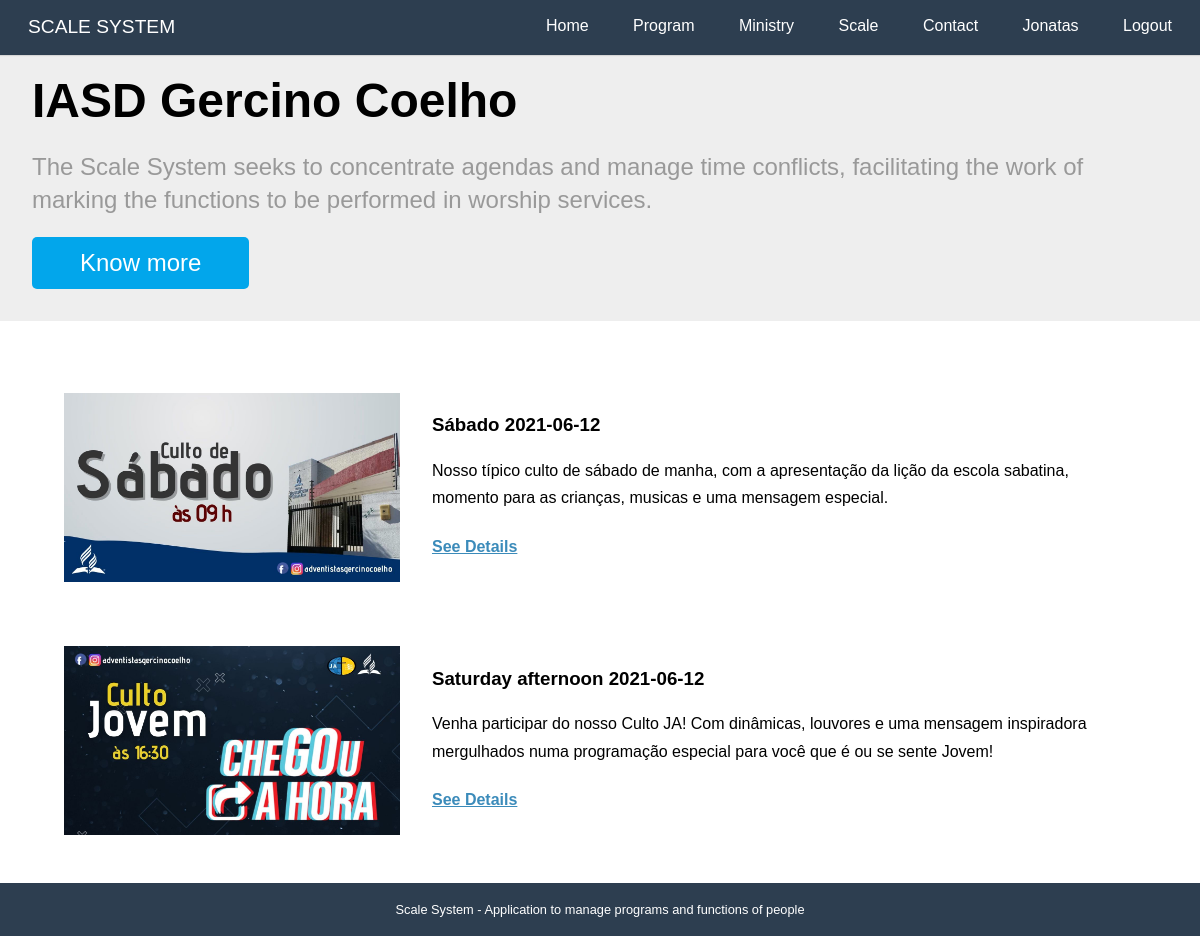
Page / (signed in) on the committed database.
### accounts/models.py (models this page shows, shortened)
class User(AbstractBaseUser, PermissionsMixin):
    username = models.CharField(_('User Name'), max_length=30, unique=True,
        validators = [validators.RegexValidator(re.compile('^[\w.@+-]+$'),
            'O nome de usuário não pode conter letras, digitos ou os seguintes caracteres: @/./+/-/+')])
    email = models.EmailField(_('E-mail'), unique=True)
    name = models.CharField(_('Name'), max_length=100, blank=True)
    is_active = models.BooleanField(_('Is Active?'), blank=True, default=True)
    is_staff = models.BooleanField(_('Is Staff?'), blank=True, default=False)
    date_joined = models.DateTimeField(_('Entry date'), auto_now_add = True)
    first_access = models.BooleanField(_('Already logged in?'), blank=True, default=False)
    objects = UserManager()
    USERNAME_FIELD  = 'username'
    REQUIRED_FIELDS = ['email']
    def __str__(self):
        return self.name or self.username
    def get_full_name(self):
        return str(self)
    def get_first_name(self):
        return self.get_full_name().split()[0]
    class Meta:
        verbose_name= 'Usuário'
        verbose_name_plural = 'Usuários'
        ordering = ['username']

### programs/models.py (models this page shows, shortened)
class Program (models.Model):
    SATURDAY = 'SA'
    SATURDAYAFTERNOON = 'JA'
    WEDNESDAY = 'WE'
    SUNDAY = 'SN'
    FRIDAY = 'FR'
    SPECIAL = 'SP'
    WEEKPFPRAYER = 'WP'
    PROGRAMTYPES = [
        (SATURDAY, _('Saturday')),
        (SATURDAYAFTERNOON, _('Saturday afternoon')),
        (WEDNESDAY, _('Wednesday')),
        (SUNDAY,_('Sunday')),
        (FRIDAY, _('Friday')),
        (SPECIAL, _('Special')),
        (WEEKPFPRAYER,_('Week of Prayer'))
    ]
    name = models.CharField(
        max_length=2,
        choices=PROGRAMTYPES
    )
    description = models.TextField(_('Simple Description'), blank=True)
    date = models.DateField(_("Date"), auto_now=False, auto_now_add=False, null=True,blank=False)
    image = models.ImageField(_("Image"), upload_to='program',null=True,blank=True)
    transmission = models.URLField(_("Transmission Link"), max_length=200,null=True,blank=True)
    room = models.URLField(_("Room Link"), max_length=200,null=True,blank=True)
    presential = models.BooleanField(_("Presential?"),default=False)
    iscription = models.BooleanField(_("Needs subscription?"),default=True)
    created_at = models.DateTimeField(_("Created at"), auto_now_add=True)
    updated_at = models.DateTimeField(_('Updated at'), auto_now=True)
    def typeprogram(self):
        for l in Program.PROGRAMTYPES:
            if l[0] == self.name:
                return _(l[1])
        return ""
    def __str__(self):
        return self.typeprogram() + ((' '+str(self.date)) if self.date else (" " + _("Template")))
    class Meta:
        verbose_name = _("Program")
        verbose_name_plural = _("Programs")
        ordering = ['date']

### core/views.py (the view)
# urls.py: path('', views.home, name='home'),
def home(request):
    context = {'resume': utils.resume_programs()}
    return render(request, "core/home.html", context)

### core/templatetags/call_method.py (called while the page is built)
@register.filter(name='has_group')
def has_group(user, group_name):
    return user.groups.filter(name=group_name).exists()

@register.filter(name='has_ministry')
def has_ministry(user):
    if my_engaged(user) or my_ministries(user):
        return True
    return False

### ministries/utils.py (called while the page is built)
def my_engaged(user):
    def m(x):
        return [x.ministry]
    def r(x,a):
        if x[0] and x[0] not in a:
            a.append(x[0])
        return a
    functions = list(Function.objects.filter(people = user))
    prog = ProgramTime.objects.filter(person = user)
    for pg in prog:
        functions.append(pg.function)
    if functions:
        return reduce(r,map(m,functions))
    else:
        return []

### programs/utils.py (called while the page is built)
def resume_programs():
    return Program.objects.filter(date__gte = date.today())[:3]

### core/templates/core/home.html
{% extends "base.html" %}
{% load i18n static %}
{% block content %}
<div class="splash">
    <div class="pure-g-r">
        <div class="pure-u-1">
            <div class="l-box splash-text">
                <h1 class="splash-head">
                    IASD Gercino Coelho
                </h1>
                <h2 class="splash-subhead">
                    {% translate "The Scale System seeks to concentrate agendas and manage time conflicts, facilitating the work of marking the functions to be performed in worship services." %}
                </h2>
                <p>
                    <a href="#" class="pure-button primary-button">{% translate "Know more" %}</a>
                </p>
            </div>
        </div>
    </div>
</div>
<div class="content">
    {% if resume %}
    {% for pg in resume %}
    <div class="pure-g-r content-ribbon">
        <div class="pure-u-1-3">
            <div class="l-box">
                {% if pg.image %}
                <img src="{{ pg.image.url }}" alt="{{ pg }}" />
                {% else %}
                <img src="{% static 'programs/img/400x250.png' %}" alt="{{ pg }}" />
                {% endif %}
            </div>
        </div>
        <div class="pure-u-2-3">
            <div class="l-box">
                <h3>{{pg}}</h3>
                <p>
                    {{pg.description}}
                </p>
                <h4><a href='{% url "programs:description" pg.pk %}'>{% translate "See Details" %}</a>
                </h4>
            </div>
        </div>
    </div>
    {% endfor %}
    {% else %}
    {% translate "There are no one programs soon" %}
    {% endif %}
</div>
{% endblock %}

### core/templates/base.html (shortened to what this page needs)
<!doctype html>
{% load static %}
{% load i18n call_method%}
<html lang="en">
<head>
    <link rel="stylesheet" href="{% static 'core/css/pure-min.css' %}">
    <link rel="stylesheet" href="{% static 'core/css/styles.css' %}" />
</head>
<body>
    <div class="header">
        <div class="home-menu pure-menu pure-menu-open pure-menu-horizontal pure-menu-fixed">
            <a class="pure-menu-heading" href="{% url 'core:home' %}">{% translate "SCALE SYSTEM"%}</a>
            <ul>
                <li class="pure-menu-selected"><a href="{% url 'core:home' %}">{% translate "Home" %}</a></li>
                <li><a href="{% url 'programs:dashboard' %}">{% translate "Program" %}</a></li>
                {% if user.is_authenticated %}
                <li><a href="{% url 'ministries:dashboard' %}">{% translate "Ministry" %}</a></li>
                {% if user|has_ministry %}
                <li><a href="{% url 'scales:dashboard' %}">{% translate "Scale" %}</a></li>
                {% endif %}
                {% endif %}
                <li><a href="{% url 'core:contact' %}">{% translate "Contact" %}</a></li>
                {% if user.is_authenticated %}
                <li><a href="{% url 'accounts:dashboard' %}">{{user.get_first_name}}</a></li>
                <li><a href="{% url 'accounts:logout' %}">{% translate "Logout" %}</a></li>
                {% else %}
                <li><a href="{% url 'accounts:login' %}">{% translate "Login" %}</a></li>
                {% endif %}
            </ul>
        </div>
    </div>
    <div class="content">
        {% block content %}{% endblock %}
        <div class="footer">
            {% translate 'Scale System - Application to manage programs and functions of people' %}
        </div>
    </div>
</body>
</html>

### core/static/core/css/pure-min.css (style rules this page uses)
html { font-size:100%;-ms-text-size-adjust:100%;-webkit-text-size-adjust:100% }
html,button,input,select,textarea { font-family:sans-serif }
body { margin:0 }
h1 { font-size:2em;margin:.67em 0 }
h2 { font-size:1.5em;margin:.83em 0 }
h3 { font-size:1.17em;margin:1em 0 }
h4 { font-size:1em;margin:1.33em 0 }
p,pre { margin:1em 0 }
dl,menu,ol,ul { margin:1em 0 }
menu,ol,ul { padding:0 0 0 40px }
img { border:0;-ms-interpolation-mode:bicubic }
.pure-button { display:inline-block;*display:inline;zoom:1;line-height:normal;white-space:nowrap;vertical-align:baseline;text-align:center;cursor:pointer;-webkit-user-drag:none;-webkit-user-select:none;-moz-user-select:none;-ms-user-select:none;user-select:none }
.pure-button { font-size:100%;*font-size:90%;*overflow:visible;padding:.5em 1.5em;color:#444;color:rgba(0,0,0,.8);*color:#444;border:1px solid #999;border:0 rgba(0,0,0,0);background-color:#E6E6E6;text-decoration:none;border-radius:2px;-webkit-transition:.1s linear -webkit-box-shadow;-moz-transition:.1s linear -moz-box-shadow;-ms-transition:.1s linear box-shadow;-o-transition:.1s linear box-shadow;transition:.1s linear box-shadow }
.pure-u-1,.pure-u-1-2,.pure-u-1-3,.pure-u-2-3,.pure-u-1-4,.pure-u-3-4,.pure-u-1-5,.pure-u-2-5,.pure-u-3-5,.pure-u-4-5,.pure-u-1-6,.pure-u-5-6,.pure-u-1-8,.pure-u-3-8,.pure-u-5-8,.pure-u-7-8,.pure-u-1-12,.pure-u-5-12,.pure-u-7-12,.pure-u-11-12,.pure-u-1-24,.pure-u-5-24,.pure-u-7-24,.pure-u-11-24,.pure-u-13-24,.pure-u-17-24,.pure-u-19-24,.pure-u-23-24 { display:inline-block;*display:inline;zoom:1;letter-spacing:normal;word-spacing:normal;vertical-align:top;text-rendering:auto }
.pure-u-1 { width:100% }
.pure-u-1-3 { width:33.3333%;*width:33.3023% }
.pure-u-2-3 { width:66.6667%;*width:66.6357% }
.pure-g-r { letter-spacing:-.31em;*letter-spacing:normal;*word-spacing:-.43em;font-family:FreeSans,Arimo,"Droid Sans",Helvetica,Arial,sans-serif;display:-webkit-flex;-webkit-flex-flow:row wrap;display:-ms-flexbox;-ms-flex-flow:row wrap }
.pure-g-r [class *="pure-u"] { font-family:sans-serif }
.pure-g-r img { max-width:100%;height:auto }
.pure-menu ul { position:absolute;visibility:hidden }
.pure-menu.pure-menu-open { visibility:visible;z-index:2;width:100% }
.pure-menu ul { left:-10000px;list-style:none;margin:0;padding:0;top:-10000px;z-index:1 }
.pure-menu>ul { position:relative }
.pure-menu-open>ul { left:0;top:0;visibility:visible }
.pure-menu li { position:relative }
.pure-menu a,.pure-menu .pure-menu-heading { display:block;color:inherit;line-height:1.5em;padding:5px 20px;text-decoration:none;white-space:nowrap }
.pure-menu.pure-menu-horizontal>.pure-menu-heading { display:inline-block;*display:inline;zoom:1;margin:0;vertical-align:middle }
.pure-menu.pure-menu-horizontal>ul { display:inline-block;*display:inline;zoom:1;vertical-align:middle;height:2.4em }
.pure-menu li a { padding:5px 20px }
.pure-menu-fixed { position:fixed;top:0;left:0;width:100% }
.pure-menu-horizontal li { display:inline-block;*display:inline;zoom:1;vertical-align:middle }
.pure-menu.pure-menu-open,.pure-menu.pure-menu-horizontal li .pure-menu-children { background:#fff;border:1px solid #b7b7b7 }
.pure-menu.pure-menu-horizontal,.pure-menu.pure-menu-horizontal .pure-menu-heading { border:0 }
.pure-menu a { border:1px solid transparent;border-left:0;border-right:0 }
.pure-menu a,.pure-menu .pure-menu-can-have-children>li:after { color:#777 }
.pure-menu .pure-menu-heading { color:#565d64;text-transform:uppercase;font-size:90%;margin-top:.5em;border-bottom-width:1px;border-bottom-style:solid;border-bottom-color:#dfdfdf }
.pure-menu .pure-menu-selected a { color:#000 }
.pure-menu.pure-menu-open.pure-menu-fixed { border:0;border-bottom:1px solid #b7b7b7 }

### rows in the picture
User: get_first_name "Jonatas"
Program: image (picture), name+date "Sábado 2021-06-12", description "Nosso típico culto de sábado de manha, com a apresentação da lição da escola sabatina, momento para as crianças, musicas e uma mensagem especial."
Program: image (picture), name+date "Saturday afternoon 2021-06-12", description "Venha participar do nosso Culto JA! Com dinâmicas, louvores e uma mensagem inspiradora mergulhados numa programação especial para você que é ou se sente Jovem!"
